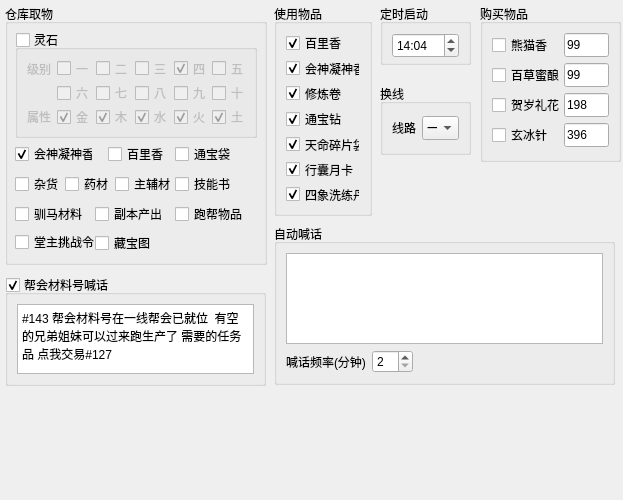
              <widget class="QWidget" name="scrollAreaWidgetContents_4">
               <property name="geometry">
                <rect>
                 <x>0</x>
                 <y>0</y>
                 <width>623</width>
                 <height>500</height>
                </rect>
               </property>
               <layout class="QGridLayout" name="gridLayout_11">
                <property name="leftMargin">
                 <number>0</number>
                </property>
                <property name="topMargin">
                 <number>0</number>
                </property>
                <property name="rightMargin">
                 <number>0</number>
                </property>
                <property name="bottomMargin">
                 <number>0</number>
                </property>
                <item row="0" column="0">
                 <widget class="QWidget" name="widget_config_other" native="true">
                  <property name="minimumSize">
                   <size>
                    <width>0</width>
                    <height>500</height>
                   </size>
                  </property>
                  <widget class="QGroupBox" name="groupBox_14">
                   <property name="geometry">
                    <rect>
                     <x>274</x>
                     <y>4</y>
                     <width>98</width>
                     <height>212</height>
                    </rect>
                   </property>
                   <property name="title">
                    <string>使用物品</string>
                   </property>
                   <layout class="QVBoxLayout" name="verticalLayout_15">
                    <item>
                     <widget class="QCheckBox" name="chk_shiyong_bai_li_xiang">
                      <property name="text">
                       <string>百里香</string>
                      </property>
                      <property name="checked">
                       <bool>true</bool>
                      </property>
                     </widget>
                    </item>
                    <item>
                     <widget class="QCheckBox" name="chk_shiyong_hnx">
                      <property name="text">
                       <string>会神凝神香</string>
                      </property>
                      <property name="checked">
                       <bool>true</bool>
                      </property>
                     </widget>
                    </item>
                    <item>
                     <widget class="QCheckBox" name="chk_shiyong_xiulianjuan">
                      <property name="text">
                       <string>修炼卷</string>
                      </property>
                      <property name="checked">
                       <bool>true</bool>
                      </property>
                     </widget>
                    </item>
                    <item>
                     <widget class="QCheckBox" name="chk_shiyong_tongbaozuan">
                      <property name="text">
                       <string>通宝钻</string>
                      </property>
                      <property name="checked">
                       <bool>true</bool>
                      </property>
                     </widget>
                    </item>
                    <item>
                     <widget class="QCheckBox" name="chk_shiyong_tianmingsuipian">
                      <property name="text">
                       <string>天命碎片袋</string>
                      </property>
                      <property name="checked">
                       <bool>true</bool>
                      </property>
                     </widget>
                    </item>
                    <item>
                     <widget class="QCheckBox" name="chk_shiyong_xinglangyueka">
                      <property name="text">
                       <string>行囊月卡</string>
                      </property>
                      <property name="checked">
                       <bool>true</bool>
                      </property>
                     </widget>
                    </item>
                    <item>
                     <widget class="QCheckBox" name="chk_shiyong_sixiang">
                      <property name="text">
                       <string>四象洗练丹</string>
                      </property>
                      <property name="checked">
                       <bool>true</bool>
                      </property>
                     </widget>
                    </item>
                   </layout>
                  </widget>
                  <widget class="QGroupBox" name="groupBox_26">
                   <property name="geometry">
                    <rect>
                     <x>480</x>
                     <y>4</y>
                     <width>141</width>
                     <height>158</height>
                    </rect>
                   </property>
                   <property name="title">
                    <string>购买物品</string>
                   </property>
                   <layout class="QVBoxLayout" name="verticalLayout_21">
                    <item>
                     <layout class="QHBoxLayout" name="horizontalLayout_38">
                      <property name="spacing">
                       <number>0</number>
                      </property>
                      <item>
                       <widget class="QCheckBox" name="chk_buy_xmx">
                        <property name="minimumSize">
                         <size>
                          <width>72</width>
                          <height>0</height>
                         </size>
                        </property>
                        <property name="maximumSize">
                         <size>
                          <width>72</width>
                          <height>16777215</height>
                         </size>
                        </property>
                        <property name="text">
                         <string>熊猫香</string>
                        </property>
                       </widget>
                      </item>
                      <item>
                       <widget class="QLineEdit" name="edt_buy_xmx">
                        <property name="minimumSize">
                         <size>
                          <width>0</width>
                          <height>24</height>
                         </size>
                        </property>
                        <property name="maximumSize">
                         <size>
                          <width>50</width>
                          <height>24</height>
                         </size>
                        </property>
                        <property name="inputMask">
                         <string>000</string>
                        </property>
                        <property name="text">
                         <string>99</string>
                        </property>
                        <property name="placeholderText">
                         <string/>
                        </property>
                       </widget>
                      </item>
                     </layout>
                    </item>
                    <item>
                     <layout class="QHBoxLayout" name="horizontalLayout_39">
                      <property name="spacing">
                       <number>0</number>
                      </property>
                      <item>
                       <widget class="QCheckBox" name="chk_buy_bcml">
                        <property name="minimumSize">
                         <size>
                          <width>72</width>
                          <height>0</height>
                         </size>
                        </property>
                        <property name="maximumSize">
                         <size>
                          <width>72</width>
                          <height>16777215</height>
                         </size>
                        </property>
                        <property name="text">
                         <string>百草蜜酿</string>
                        </property>
                       </widget>
                      </item>
                      <item>
                       <widget class="QLineEdit" name="edt_buy_bcml">
                        <property name="minimumSize">
                         <size>
                          <width>0</width>
                          <height>24</height>
                         </size>
                        </property>
                        <property name="maximumSize">
                         <size>
                          <width>50</width>
                          <height>24</height>
                         </size>
                        </property>
                        <property name="inputMask">
                         <string>000</string>
                        </property>
                        <property name="text">
                         <string>99</string>
                        </property>
                        <property name="placeholderText">
                         <string/>
                        </property>
                       </widget>
                      </item>
                     </layout>
                    </item>
                    <item>
                     <layout class="QHBoxLayout" name="horizontalLayout_40">
                      <property name="spacing">
                       <number>0</number>
                      </property>
                      <item>
                       <widget class="QCheckBox" name="chk_buy_hslh">
                        <property name="minimumSize">
                         <size>
                          <width>72</width>
                          <height>0</height>
                         </size>
                        </property>
                        <property name="maximumSize">
                         <size>
                          <width>72</width>
                          <height>16777215</height>
                         </size>
                        </property>
                        <property name="text">
                         <string>贺岁礼花</string>
                        </property>
                       </widget>
                      </item>
                      <item>
                       <widget class="QLineEdit" name="edt_buy_hslh">
                        <property name="minimumSize">
                         <size>
                          <width>0</width>
                          <height>24</height>
                         </size>
                        </property>
                        <property name="maximumSize">
                         <size>
                          <width>50</width>
                          <height>24</height>
                         </size>
                        </property>
                        <property name="inputMask">
                         <string>000</string>
                        </property>
                        <property name="text">
                         <string>198</string>
                        </property>
                        <property name="placeholderText">
                         <string/>
                        </property>
                       </widget>
                      </item>
                     </layout>
                    </item>
                    <item>
                     <layout class="QHBoxLayout" name="horizontalLayout_59">
                      <property name="spacing">
                       <number>0</number>
                      </property>
                      <item>
                       <widget class="QCheckBox" name="chk_buy_xbz">
                        <property name="minimumSize">
                         <size>
                          <width>72</width>
                          <height>0</height>
                         </size>
                        </property>
                        <property name="maximumSize">
                         <size>
                          <width>72</width>
                          <height>16777215</height>
                         </size>
                        </property>
                        <property name="text">
                         <string>玄冰针</string>
                        </property>
                       </widget>
                      </item>
                      <item>
                       <widget class="QLineEdit" name="edt_buy_xbz">
                        <property name="minimumSize">
                         <size>
                          <width>0</width>
                          <height>24</height>
                         </size>
                        </property>
                        <property name="maximumSize">
                         <size>
                          <width>50</width>
                          <height>24</height>
                         </size>
                        </property>
                        <property name="inputMask">
                         <string>000</string>
                        </property>
                        <property name="text">
                         <string>396</string>
                        </property>
                        <property name="placeholderText">
                         <string/>
                        </property>
                       </widget>
                      </item>
                     </layout>
                    </item>
                   </layout>
                  </widget>
                  <widget class="QGroupBox" name="groupBox_shout">
                   <property name="geometry">
                    <rect>
                     <x>274</x>
                     <y>224</y>
                     <width>341</width>
                     <height>161</height>
                    </rect>
                   </property>
                   <property name="title">
                    <string>自动喊话</string>
                   </property>
                   <property name="checkable">
                    <bool>false</bool>
                   </property>
                   <property name="checked">
                    <bool>false</bool>
                   </property>
                   <layout class="QGridLayout" name="gridLayout_32">
                    <item row="1" column="0">
                     <widget class="QLabel" name="label_63">
                      <property name="text">
                       <string>喊话频率(分钟)</string>
                      </property>
                     </widget>
                    </item>
                    <item row="1" column="2">
                     <spacer name="horizontalSpacer_6">
                      <property name="orientation">
                       <enum>Qt::Horizontal</enum>
                      </property>
                      <property name="sizeHint" stdset="0">
                       <size>
                        <width>197</width>
                        <height>20</height>
                       </size>
                      </property>
                     </spacer>
                    </item>
                    <item row="1" column="1">
                     <widget class="QSpinBox" name="spin_count_shout_frequency">
                      <property name="minimum">
                       <number>2</number>
                      </property>
                     </widget>
                    </item>
                    <item row="0" column="0" colspan="3">
                     <widget class="QPlainTextEdit" name="edt_shout">
                      <property name="plainText">
                       <string/>
                      </property>
                     </widget>
                    </item>
                   </layout>
                  </widget>
                  <widget class="QGroupBox" name="groupBox_15">
                   <property name="geometry">
                    <rect>
                     <x>5</x>
                     <y>4</y>
                     <width>262</width>
                     <height>261</height>
                    </rect>
                   </property>
                   <property name="title">
                    <string>仓库取物</string>
                   </property>
                   <widget class="QGroupBox" name="groupBox_fetch_lingshi">
                    <property name="geometry">
                     <rect>
                      <x>10</x>
                      <y>26</y>
                      <width>242</width>
                      <height>108</height>
                     </rect>
                    </property>
                    <property name="title">
                     <string>灵石</string>
                    </property>
                    <property name="checkable">
                     <bool>true</bool>
                    </property>
                    <property name="checked">
                     <bool>false</bool>
                    </property>
                    <layout class="QGridLayout" name="gridLayout_24">
                     <item row="0" column="0">
                      <widget class="QLabel" name="label_24">
                       <property name="text">
                        <string>级别</string>
                       </property>
                      </widget>
                     </item>
                     <item row="0" column="1">
                      <widget class="QCheckBox" name="chk_fetch_lingshi1">
                       <property name="text">
                        <string>一</string>
                       </property>
                      </widget>
                     </item>
                     <item row="0" column="2">
                      <widget class="QCheckBox" name="chk_fetch_lingshi2">
                       <property name="text">
                        <string>二</string>
                       </property>
                      </widget>
                     </item>
                     <item row="0" column="3">
                      <widget class="QCheckBox" name="chk_fetch_lingshi3">
                       <property name="text">
                        <string>三</string>
                       </property>
                      </widget>
                     </item>
                     <item row="0" column="4">
                      <widget class="QCheckBox" name="chk_fetch_lingshi4">
                       <property name="text">
                        <string>四</string>
                       </property>
                       <property name="checked">
                        <bool>true</bool>
                       </property>
                      </widget>
                     </item>
                     <item row="0" column="5">
                      <widget class="QCheckBox" name="chk_fetch_lingshi5">
                       <property name="text">
                        <string>五</string>
                       </property>
                      </widget>
                     </item>
                     <item row="1" column="1">
                      <widget class="QCheckBox" name="chk_fetch_lingshi6">
                       <property name="text">
                        <string>六</string>
                       </property>
                      </widget>
                     </item>
                     <item row="1" column="2">
                      <widget class="QCheckBox" name="chk_fetch_lingshi7">
                       <property name="text">
                        <string>七</string>
                       </property>
                      </widget>
                     </item>
                     <item row="1" column="3">
                      <widget class="QCheckBox" name="chk_fetch_lingshi8">
                       <property name="text">
                        <string>八</string>
                       </property>
                      </widget>
                     </item>
                     <item row="1" column="4">
                      <widget class="QCheckBox" name="chk_fetch_lingshi9">
                       <property name="text">
                        <string>九</string>
                       </property>
                      </widget>
                     </item>
                     <item row="1" column="5">
                      <widget class="QCheckBox" name="chk_fetch_lingshi10">
                       <property name="text">
                        <string>十</string>
                       </property>
                      </widget>
                     </item>
                     <item row="2" column="0">
                      <widget class="QLabel" name="label_25">
                       <property name="text">
                        <string>属性</string>
                       </property>
                      </widget>
                     </item>
                     <item row="2" column="1">
                      <widget class="QCheckBox" name="chk_fetch_lingshi_jin">
                       <property name="text">
                        <string>金</string>
                       </property>
                       <property name="checked">
                        <bool>true</bool>
                       </property>
                      </widget>
                     </item>
                     <item row="2" column="2">
                      <widget class="QCheckBox" name="chk_fetch_lingshi_mu">
                       <property name="text">
                        <string>木</string>
                       </property>
                       <property name="checked">
                        <bool>true</bool>
                       </property>
                      </widget>
                     </item>
                     <item row="2" column="3">
                      <widget class="QCheckBox" name="chk_fetch_lingshi_shui">
                       <property name="text">
                        <string>水</string>
                       </property>
                       <property name="checked">
                        <bool>true</bool>
                       </property>
                      </widget>
                     </item>
                     <item row="2" column="4">
                      <widget class="QCheckBox" name="chk_fetch_lingshi_huo">
                       <property name="text">
                        <string>火</string>
                       </property>
                       <property name="checked">
                        <bool>true</bool>
                       </property>
                      </widget>
                     </item>
                     <item row="2" column="5">
                      <widget class="QCheckBox" name="chk_fetch_lingshi_tu">
                       <property name="text">
                        <string>土</string>
                       </property>
                       <property name="checked">
                        <bool>true</bool>
                       </property>
                      </widget>
                     </item>
                    </layout>
                   </widget>
                   <widget class="QCheckBox" name="chk_fetch_hnx">
                    <property name="geometry">
                     <rect>
                      <x>10</x>
                      <y>140</y>
                      <width>78</width>
                      <height>20</height>
                     </rect>
                    </property>
                    <property name="text">
                     <string>会神凝神香</string>
                    </property>
                    <property name="checked">
                     <bool>true</bool>
                    </property>
                   </widget>
                   <widget class="QCheckBox" name="chk_fetch_bai_li_xiang">
                    <property name="geometry">
                     <rect>
                      <x>103</x>
                      <y>140</y>
                      <width>56</width>
                      <height>20</height>
                     </rect>
                    </property>
                    <property name="text">
                     <string>百里香</string>
                    </property>
                    <property name="checked">
                     <bool>false</bool>
                    </property>
                   </widget>
                   <widget class="QCheckBox" name="chk_fetch_yao_cai">
                    <property name="geometry">
                     <rect>
                      <x>60</x>
                      <y>170</y>
                      <width>45</width>
                      <height>20</height>
                     </rect>
                    </property>
                    <property name="text">
                     <string>药材</string>
                    </property>
                   </widget>
                   <widget class="QCheckBox" name="chk_fetch_za_huo">
                    <property name="geometry">
                     <rect>
                      <x>10</x>
                      <y>170</y>
                      <width>45</width>
                      <height>20</height>
                     </rect>
                    </property>
                    <property name="text">
                     <string>杂货</string>
                    </property>
                   </widget>
                   <widget class="QCheckBox" name="chk_fetch_tong_bao_dai">
                    <property name="geometry">
                     <rect>
                      <x>170</x>
                      <y>140</y>
                      <width>56</width>
                      <height>20</height>
                     </rect>
                    </property>
                    <property name="text">
                     <string>通宝袋</string>
                    </property>
                   </widget>
                   <widget class="QLabel" name="label_64">
                    <property name="geometry">
                     <rect>
                      <x>165</x>
                      <y>166</y>
                      <width>87</width>
                      <height>20</height>
                     </rect>
                    </property>
                    <property name="text">
                     <string/>
                    </property>
                   </widget>
                   <widget class="QCheckBox" name="chk_fetch_zhu_fu_cai">
                    <property name="geometry">
                     <rect>
                      <x>110</x>
                      <y>170</y>
                      <width>61</width>
                      <height>20</height>
                     </rect>
                    </property>
                    <property name="text">
                     <string>主辅材</string>
                    </property>
                   </widget>
                   <widget class="QCheckBox" name="chk_fetch_skill_book">
                    <property name="geometry">
                     <rect>
                      <x>170</x>
                      <y>170</y>
                      <width>61</width>
                      <height>20</height>
                     </rect>
                    </property>
                    <property name="text">
                     <string>技能书</string>
                    </property>
                   </widget>
                   <widget class="QCheckBox" name="chk_fetch_xun_ma">
                    <property name="geometry">
                     <rect>
                      <x>10</x>
                      <y>200</y>
                      <width>71</width>
                      <height>20</height>
                     </rect>
                    </property>
                    <property name="text">
                     <string>驯马材料</string>
                    </property>
                   </widget>
                   <widget class="QCheckBox" name="chk_fetch_fu_ben">
                    <property name="geometry">
                     <rect>
                      <x>90</x>
                      <y>200</y>
                      <width>71</width>
                      <height>20</height>
                     </rect>
                    </property>
                    <property name="text">
                     <string>副本产出</string>
                    </property>
                   </widget>
                   <widget class="QCheckBox" name="chk_fetch_bang_hui">
                    <property name="geometry">
                     <rect>
                      <x>170</x>
                      <y>200</y>
                      <width>71</width>
                      <height>20</height>
                     </rect>
                    </property>
                    <property name="text">
                     <string>跑帮物品</string>
                    </property>
                   </widget>
                   <widget class="QCheckBox" name="chk_fetch_tang_zhu">
                    <property name="geometry">
                     <rect>
                      <x>10</x>
                      <y>230</y>
                      <width>81</width>
                      <height>16</height>
                     </rect>
                    </property>
                    <property name="text">
                     <string>堂主挑战令</string>
                    </property>
                   </widget>
                   <widget class="QCheckBox" name="chk_fetch_cangbaotu">
                    <property name="geometry">
                     <rect>
                      <x>90</x>
                      <y>231</y>
                      <width>71</width>
                      <height>16</height>
                     </rect>
                    </property>
                    <property name="text">
                     <string>藏宝图</string>
                    </property>
                   </widget>
                  </widget>
                  <widget class="QGroupBox" name="groupBox_22">
                   <property name="geometry">
                    <rect>
                     <x>380</x>
                     <y>4</y>
                     <width>91</width>
                     <height>61</height>
                    </rect>
                   </property>
                   <property name="title">
                    <string>定时启动</string>
                   </property>
                   <layout class="QGridLayout" name="gridLayout_31">
                    <item row="0" column="0">
                     <widget class="QTimeEdit" name="tedt_timer_run">
                      <property name="minimumSize">
                       <size>
                        <width>0</width>
                        <height>25</height>
                       </size>
                      </property>
                      <property name="displayFormat">
                       <string>HH:mm</string>
                      </property>
                      <property name="time">
                       <time>
                        <hour>14</hour>
                        <minute>4</minute>
                        <second>0</second>
                       </time>
                      </property>
                     </widget>
                    </item>
                   </layout>
                  </widget>
                  <widget class="QGroupBox" name="groupBox_shout_bang_hui">
                   <property name="geometry">
                    <rect>
                     <x>5</x>
                     <y>275</y>
                     <width>261</width>
                     <height>111</height>
                    </rect>
                   </property>
                   <property name="title">
                    <string>帮会材料号喊话</string>
                   </property>
                   <property name="checkable">
                    <bool>true</bool>
                   </property>
                   <property name="checked">
                    <bool>true</bool>
                   </property>
                   <layout class="QGridLayout" name="gridLayout_34">
                    <item row="0" column="0" colspan="2">
                     <widget class="QPlainTextEdit" name="edt_shout_bang_hui">
                      <property name="plainText">
                       <string>#143 帮会材料号在一线帮会已就位  有空的兄弟姐妹可以过来跑生产了 需要的任务品 点我交易#127</string>
                      </property>
                     </widget>
                    </item>
                   </layout>
                  </widget>
                  <widget class="QGroupBox" name="groupBox_24">
                   <property name="geometry">
                    <rect>
                     <x>380</x>
                     <y>84</y>
                     <width>91</width>
                     <height>71</height>
                    </rect>
                   </property>
                   <property name="title">
                    <string>换线</string>
                   </property>
                   <layout class="QHBoxLayout" name="horizontalLayout_17">
                    <item>
                     <widget class="QLabel" name="label_60">
                      <property name="text">
                       <string>线路</string>
                      </property>
                     </widget>
                    </item>
                    <item>
                     <widget class="QComboBox" name="cmb_switch_line">
                      <property name="minimumSize">
                       <size>
                        <width>0</width>
                        <height>0</height>
                       </size>
                      </property>
                      <property name="maximumSize">
                       <size>
                        <width>16777215</width>
                        <height>24</height>
                       </size>
                      </property>
                      <item>
                       <property name="text">
                        <string>一</string>
                       </property>
                      </item>
                      <item>
                       <property name="text">
                        <string>二</string>
                       </property>
                      </item>
                      <item>
                       <property name="text">
                        <string>三</string>
                       </property>
                      </item>
                      <item>
                       <property name="text">
                        <string>四</string>
                       </property>
                      </item>
                      <item>
                       <property name="text">
                        <string>五</string>
                       </property>
                      </item>
                      <item>
                       <property name="text">
                        <string>六</string>
                       </property>
                      </item>
                     </widget>
                    </item>
                   </layout>
                  </widget>
                 </widget>
                </item>
               </layout>
              </widget>
